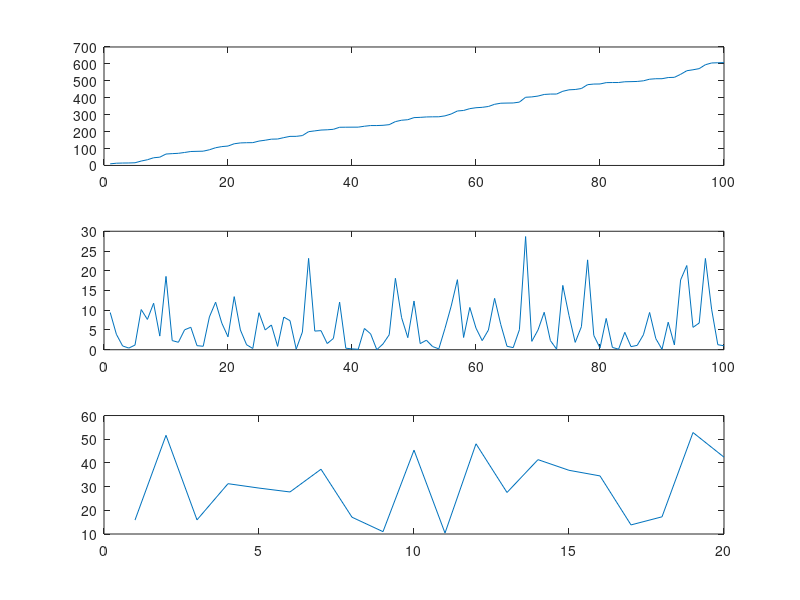

Recreate this plot in MATLAB.
clear all;

lambda = 5;
count = 100;
data = exprnd(lambda,count,1);

cumdata = zeros(1, count);
cumdata(1) = data(1);
for i = 2 : count
    cumdata(i) = cumdata(i-1) + data(i);
end

% count = length(data);
% plot(data);
% 

subplot(3,1,1);
plot(cumdata);

medz = zeros(1, count);
for i = 2 : count
   medz(1) = cumdata(1);
   medz(i) = cumdata(i) - cumdata(i-1);
end

subplot(3,1,2);
plot(medz);
% title('nenaslotovane velkosti medzier medzi paketmi v sekundach')

slotSize = 5;

b = zeros(1, count/slotSize);
index = 1;
for j = 1 : slotSize : count
    s = 0;
    for k = j : (j+slotSize-1)
        s = s + medz(k);
    end
    b(index) = s;
    index = index + 1;
end

subplot(3,1,3);
plot(b);
% title('naslotovane velkosti medzier medzi paketmi v sekundach')
